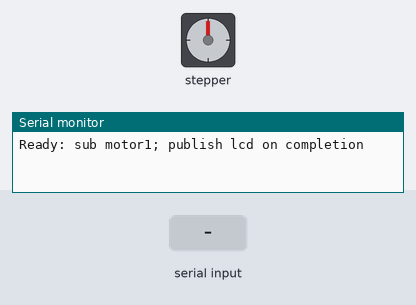
Bench run of a sketch on a simulated ESP8266 (Wemos D1 mini). Parts: stepper motor, the last lines printed to the serial monitor. Wiring (inferred from the names in the program): stepper motor (2048 steps per turn assumed): coils D5, D6, D7, D8. The test bench sets the inputs (shaded band). WiFi joins after 1.5 s; servers stay silent unless stated; no MQTT or app messages arrive unless stated.

Above: at 2.7 s.
2.8 s: "CW 150\n" received over Serial
At 5.7 s:
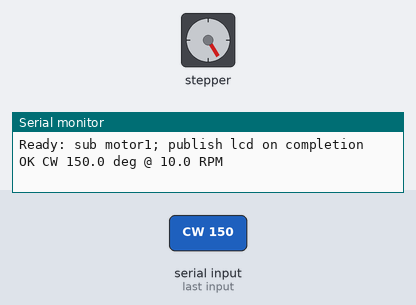
5.8 s: "CCW 45\n" received over Serial
At 7.7 s:
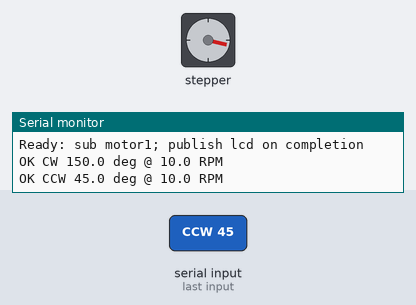
8.0 s: "CCW 150\n" received over Serial
At 10.9 s:
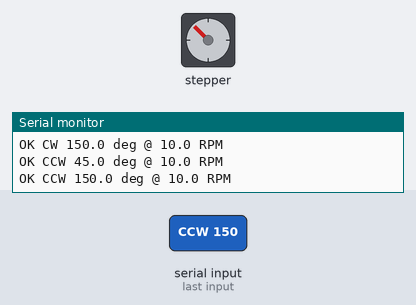
11.0 s: "CCW 150\n" received over Serial
At 13.9 s:
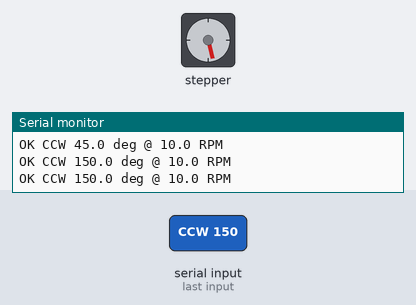
14.0 s: "CW 45\n" received over Serial
At 15.3 s:
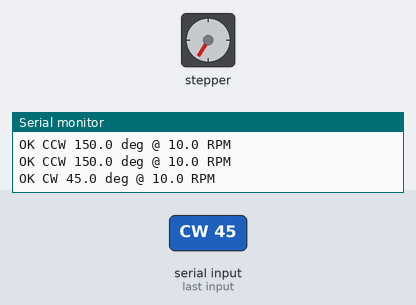
16.2 s: "CW 45\n" received over Serial
At 18.2 s:
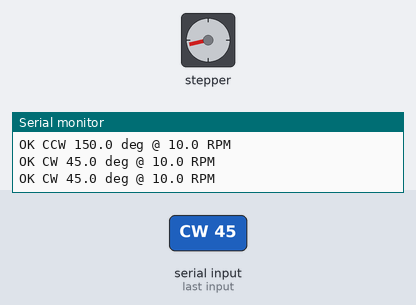
Timing chart, 0 to 19.4 s (numbered marks = the images above; inputs shaded):
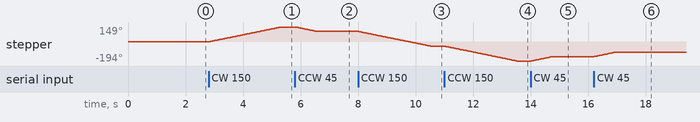

The sketch:

fp_motor_mqtt.ino
```cpp
// WeMos D1 (ESP8266) + ULN2003 + 28BYJ-48 (5V)
// FINAL + MQTT minimal integration: sub "motor1", parse food_amount,
// move motor, then publish completion text to "lcd".
// Libs needed: ESP8266WiFi, PubSubClient, ArduinoJson

#include <Arduino.h>
#include <ESP8266WiFi.h>
#include <PubSubClient.h>
#include <ArduinoJson.h>

/* ---------- WiFi / MQTT ---------- */
const char* WIFI_SSID = "tayal";
const char* WIFI_PASS = "53EF3D4D";
const char* MQTT_HOST = "10.0.0.77";   // ← 改成你的 broker IP
const uint16_t MQTT_PORT = 1883;

const char* TOPIC_MOTOR = "motor1";       // 先做单仓
const char* TOPIC_LCD   = "lcd";

WiFiClient net;
PubSubClient mqtt(net);

/* ---------- Pins (WeMos D1 silk) ---------- */
const uint8_t IN1 = D5;  // ULN2003 IN1 (GPIO14)
const uint8_t IN2 = D6;  // ULN2003 IN2 (GPIO12)
const uint8_t IN3 = D7;  // ULN2003 IN3 (GPIO13)
const uint8_t IN4 = D8;  // ULN2003 IN4 (GPIO15)

/* ---------- Half-step sequence ---------- */
const uint8_t SEQ[8][4] = {
  {1,0,0,0},{1,1,0,0},{0,1,0,0},{0,1,1,0},
  {0,0,1,0},{0,0,1,1},{0,0,0,1},{1,0,0,1}
};

/* ---------- Mechanics / calibration ---------- */
const int STEPS_PER_REV = 4096;   // 28BYJ-48 半步/圈（可微调）
float GRAMS_PER_STEP = 0.00250f;  // 每半步对应克数（测试后更新）

/* ---------- State ---------- */
bool busy = false;

/* ---------- Low-level drive ---------- */
static inline void drivePhase(uint8_t i) {
  digitalWrite(IN1, SEQ[i][0]);
  digitalWrite(IN2, SEQ[i][1]);
  digitalWrite(IN3, SEQ[i][2]);
  digitalWrite(IN4, SEQ[i][3]);
}

// WDT/MQTT-friendly blocking stepping
void stepN(long steps, float rpm, bool cw) {
  if (steps <= 0) return;

  float sps = (rpm <= 0) ? 200.0f : (rpm * STEPS_PER_REV / 60.0f);
  if (sps < 50.0f)   sps = 50.0f;
  if (sps > 1200.0f) sps = 1200.0f;
  unsigned long us_per = (unsigned long)(1000000.0f / sps);
  if (us_per < 500) us_per = 500;

  uint8_t idx = 0;
  for (long k = 0; k < steps; ++k) {
    drivePhase(idx);
    delayMicroseconds(us_per);

    // 喂狗 + 处理 MQTT 心跳（关键）
    if ((k & 0x3F) == 0) { // 每64步
      mqtt.loop();         // 保活
      yield();             // Wi-Fi/WDT
    }

    idx = cw ? (uint8_t)(idx + 1) : (uint8_t)(idx + 7);
    if (idx >= 8) idx -= 8;
  }
  // 释放线圈降温
  digitalWrite(IN1, LOW); digitalWrite(IN2, LOW);
  digitalWrite(IN3, LOW); digitalWrite(IN4, LOW);
}

void rotateDegrees(float deg, float rpm, bool cw) {
  if (deg <= 0) return;
  long steps = (long)(STEPS_PER_REV * (deg / 360.0f) + 0.5f);
  stepN(steps, rpm, cw);
}

/* ---------- MQTT helpers ---------- */
void publishLCD(const String& text) {
  StaticJsonDocument<160> doc;
  char buf[160];
  doc["text"] = text;
  doc["timestamp"] = millis();
  size_t n = serializeJson(doc, buf, sizeof(buf));
  mqtt.publish(TOPIC_LCD, buf, n);
}

void handleMotorJson(const char* payload, size_t len) {
  if (busy) return; // 忙碌保护

  StaticJsonDocument<384> doc;
  DeserializationError e = deserializeJson(doc, payload, len);
  if (e) return;

  const char* cmd    = doc["command"] | "";
  float amountKg     = doc["food_amount"] | 0.0f;
  const char* status = doc["status"] | "pending";
  const char* name   = doc["animal_name"] | "Pet";
  // 可选：float rpm = doc["rpm"] | 8.0f;

  if (strcmp(cmd, "dispense") != 0) return;
  if (strcmp(status, "pending") != 0) return;
  if (amountKg <= 0) return;

  float grams = amountKg * 1000.0f;
  long steps  = (long)((grams / GRAMS_PER_STEP) + 0.5f);
  if (steps < 1) steps = 1;

  busy = true;
  publishLCD(String("Feeding... ") + name + " " + String(amountKg,3) + "kg");

  // 先用安全转速
  stepN(steps, 8.0f /*rpm*/, true /*CW*/);

  busy = false;
  publishLCD(String("Feeding Complete - ") + name + ": " + String(amountKg,3) + "kg");
}

/* ---------- MQTT glue ---------- */
void onMqtt(char* topic, byte* payload, unsigned int len) {
  if (strcmp(topic, TOPIC_MOTOR) == 0) {
    handleMotorJson((const char*)payload, len);
  }
}

void ensureWifi() {
  if (WiFi.status() == WL_CONNECTED) return;
  WiFi.mode(WIFI_STA);
  WiFi.begin(WIFI_SSID, WIFI_PASS);
  while (WiFi.status() != WL_CONNECTED) delay(300);
}

void ensureMqtt() {
  if (mqtt.connected()) return;
  while (!mqtt.connected()) {
    String cid = String("feeder-") + String(ESP.getChipId(), HEX);
    if (mqtt.connect(cid.c_str())) {
      mqtt.subscribe(TOPIC_MOTOR, 1);        // QoS 1
      publishLCD("Motor online");            // 上线提示
    } else {
      delay(500);
    }
  }
}

/* ---------- Serial command (保留手工测试) ---------- */
void handleSerial() {
  if (!Serial.available()) return;
  String s = Serial.readStringUntil('\n');
  s.trim(); if (s.length()==0) return;

  bool cw;
  if (s.startsWith("CW")) cw = true;
  else if (s.startsWith("CCW")) cw = false;
  else return;

  int p1 = s.indexOf(' ');
  int p2 = s.indexOf(' ', p1 + 1);
  float deg = (p1>0) ? s.substring(p1+1, (p2>0 ? p2 : s.length())).toFloat() : 0.0f;
  float rpm = (p2>0) ? s.substring(p2+1).toFloat() : 10.0f;

  rotateDegrees(deg, rpm, cw);
  Serial.printf("OK %s %.1f deg @ %.1f RPM\n", cw?"CW":"CCW", deg, rpm);
}

/* ---------- Arduino hooks ---------- */
void setup() {
  Serial.begin(9600);
  pinMode(IN1, OUTPUT); pinMode(IN2, OUTPUT);
  pinMode(IN3, OUTPUT); pinMode(IN4, OUTPUT);
  digitalWrite(IN1, LOW); digitalWrite(IN2, LOW);
  digitalWrite(IN3, LOW); digitalWrite(IN4, LOW);

  ensureWifi();
  mqtt.setServer(MQTT_HOST, MQTT_PORT);
  mqtt.setCallback(onMqtt);
  ensureMqtt();

  Serial.println("Ready: sub motor1; publish lcd on completion");
}

void loop() {
  ensureWifi();
  ensureMqtt();
  mqtt.loop();      // 主循环心跳
  handleSerial();   // 仍可串口手动测试
}
```

Measured:
- after the input at 2.8 s, stepper: turns 149° clockwise in 2.5 s, starting at once
- after the input at 5.8 s, stepper: turns 45° counter-clockwise in 0.74 s, starting at once
- after the input at 8.0 s, stepper: turns 149° counter-clockwise in 2.5 s, starting at once
- after the input at 11.0 s, stepper: turns 149° counter-clockwise in 2.5 s, starting at once
- after the input at 14.0 s, stepper: turns 45° clockwise in 0.74 s, starting at once
- after the input at 16.2 s, stepper: turns 45° clockwise in 0.74 s, starting at once
